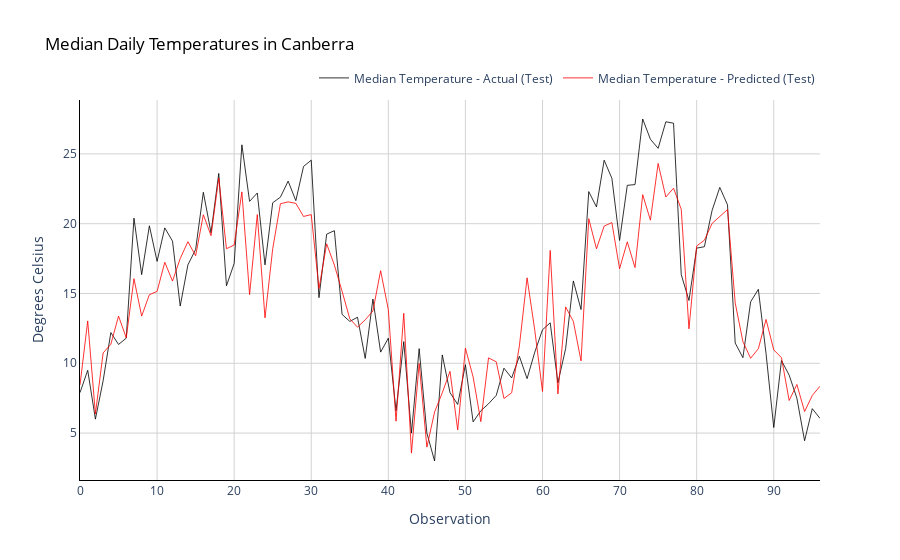

Notebook cell for this chart:
### Code cell
fig = go.Figure()
fig.add_trace(go.Scatter(x=np.array(range(0,len(y_test))),
                         y=scaler.inverse_transform(y_test).flatten(),
                         mode='lines',
                         name='Median Temperature - Actual (Test)',
                         opacity=0.8,
                         line=dict(color='black', width=1)
                        ))
fig.add_trace(go.Scatter(x=np.array(range(0,len(pred_test))),
                         y=scaler.inverse_transform(pred_test).flatten(),
                         mode='lines',
                         name='Median Temperature - Predicted (Test)',
                         opacity=0.8,
                         line=dict(color='red', width=1)
                        ))

# Change chart background color
fig.update_layout(dict(plot_bgcolor = 'white'))

# Update axes lines
fig.update_xaxes(showgrid=True, gridwidth=1, gridcolor='lightgrey', 
                 zeroline=True, zerolinewidth=1, zerolinecolor='lightgrey', 
                 showline=True, linewidth=1, linecolor='black',
                 title='Observation'
                )

fig.update_yaxes(showgrid=True, gridwidth=1, gridcolor='lightgrey', 
                 zeroline=True, zerolinewidth=1, zerolinecolor='lightgrey', 
                 showline=True, linewidth=1, linecolor='black',
                 title='Degrees Celsius'
                )

# Set figure title
fig.update_layout(title=dict(text="Median Daily Temperatures in Canberra", 
                             font=dict(color='black')),
                  legend=dict(orientation="h", yanchor="bottom", y=1.02, xanchor="right", x=1)
                 )

fig.show()

### Figure 1 — Plotly figure (JSON) as saved in the notebook; plotly's stock layout.template omitted (floating-point values rounded to 4 significant figures)
{"data": [{"line": {"color": "black", "width": 1}, "mode": "lines", "name": "Median Temperature - Actual (Test)", "opacity": 0.8, "type": "scatter", "x": [0, 1, 2, 3, 4, 5, 6, 7, 8, 9, 10, 11, 12, 13, 14, 15, 16, 17, 18, 19, 20, 21, 22, 23, 24, 25, 26, 27, 28, 29, 30, 31, 32, 33, 34, 35, 36, 37, 38, 39, 40, 41, 42, 43, 44, 45, 46, 47, 48, 49, 50, 51, 52, 53, 54, 55, 56, 57, 58, 59, 60, 61, 62, 63, 64, 65, 66, 67, 68, 69, 70, 71, 72, 73, 74, 75, 76, 77, 78, 79, 80, 81, 82, 83, 84, 85, 86, 87, 88, 89, 90, 91, 92, 93, 94, 95, 96], "y": [7.9, 9.5, 6, 8.75, 12.2, 11.35, 11.8, 20.4, 16.35, 19.85, 17.3, 19.7, 18.75, 14.1, 17.05, 18.15, 22.25, 19.35, 23.6, 15.55, 17.15, 25.65, 21.6, 22.2, 17.05, 21.5, 21.9, 23.05, 21.65, 24.1, 24.55, 14.7, 19.25, 19.5, 13.5, 13, 13.3, 10.35, 14.6, 10.8, 11.8, 6.6, 11.55, 5, 11.05, 5, 3, 10.6, 7.9, 7.05, 9.9, 5.8, 6.6, 7.1, 7.7, 9.65, 8.95, 10.5, 8.9, 10.8, 12.4, 12.9, 8.6, 11.05, 15.9, 13.85, 22.3, 21.2, 24.55, 23.25, 18.8, 22.75, 22.8, 27.5, 26.05, 25.4, 27.3, 27.2, 16.35, 14.5, 18.25, 18.35, 20.95, 22.6, 21.35, 11.45, 10.4, 14.4, 15.3, 10.7, 5.4, 10.2, 9.15, 7.5, 4.45, 6.75, 6.05]}, {"line": {"color": "red", "width": 1}, "mode": "lines", "name": "Median Temperature - Predicted (Test)", "opacity": 0.8, "type": "scatter", "x": [0, 1, 2, 3, 4, 5, 6, 7, 8, 9, 10, 11, 12, 13, 14, 15, 16, 17, 18, 19, 20, 21, 22, 23, 24, 25, 26, 27, 28, 29, 30, 31, 32, 33, 34, 35, 36, 37, 38, 39, 40, 41, 42, 43, 44, 45, 46, 47, 48, 49, 50, 51, 52, 53, 54, 55, 56, 57, 58, 59, 60, 61, 62, 63, 64, 65, 66, 67, 68, 69, 70, 71, 72, 73, 74, 75, 76, 77, 78, 79, 80, 81, 82, 83, 84, 85, 86, 87, 88, 89, 90, 91, 92, 93, 94, 95, 96], "y": [8.448, 13.04, 6.374, 10.74, 11.36, 13.38, 11.83, 16.06, 13.38, 14.91, 15.15, 17.24, 15.89, 17.5, 18.71, 17.7, 20.64, 19.14, 23.27, 18.21, 18.47, 22.28, 14.92, 20.65, 13.25, 18.21, 21.43, 21.56, 21.46, 20.52, 20.65, 15.35, 18.56, 17.03, 15.16, 13.19, 12.58, 13.12, 13.74, 16.63, 13.84, 5.852, 13.58, 3.567, 9.988, 3.993, 6.509, 7.885, 9.421, 5.224, 11.09, 9.018, 5.819, 10.39, 10.11, 7.476, 7.886, 11.25, 16.12, 12.36, 7.98, 18.09, 7.807, 14.04, 13.01, 10.17, 20.36, 18.2, 19.83, 20.08, 16.77, 18.7, 16.86, 22.08, 20.25, 24.32, 21.91, 22.54, 21.03, 12.47, 18.4, 18.82, 20.02, 20.48, 21.01, 14.32, 11.55, 10.36, 11.05, 13.14, 10.96, 10.4, 7.333, 8.482, 6.54, 7.695, 8.357]}], "layout": {"legend": {"orientation": "h", "x": 1, "xanchor": "right", "y": 1.02, "yanchor": "bottom"}, "plot_bgcolor": "white", "title": {"font": {"color": "black"}, "text": "Median Daily Temperatures in Canberra"}, "xaxis": {"gridcolor": "lightgrey", "gridwidth": 1, "linecolor": "black", "linewidth": 1, "showgrid": true, "showline": true, "title": {"text": "Observation"}, "zeroline": true, "zerolinecolor": "lightgrey", "zerolinewidth": 1}, "yaxis": {"gridcolor": "lightgrey", "gridwidth": 1, "linecolor": "black", "linewidth": 1, "showgrid": true, "showline": true, "title": {"text": "Degrees Celsius"}, "zeroline": true, "zerolinecolor": "lightgrey", "zerolinewidth": 1}}}
